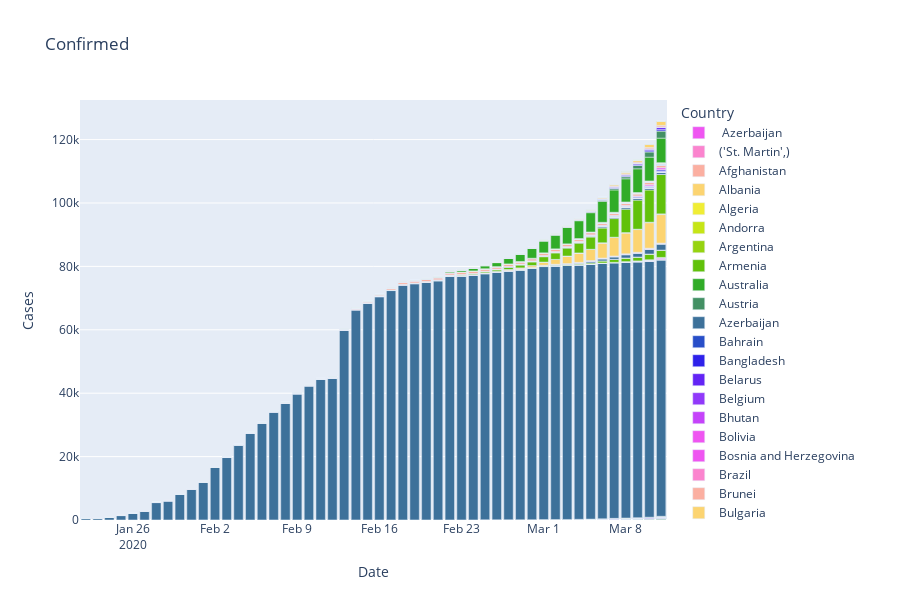
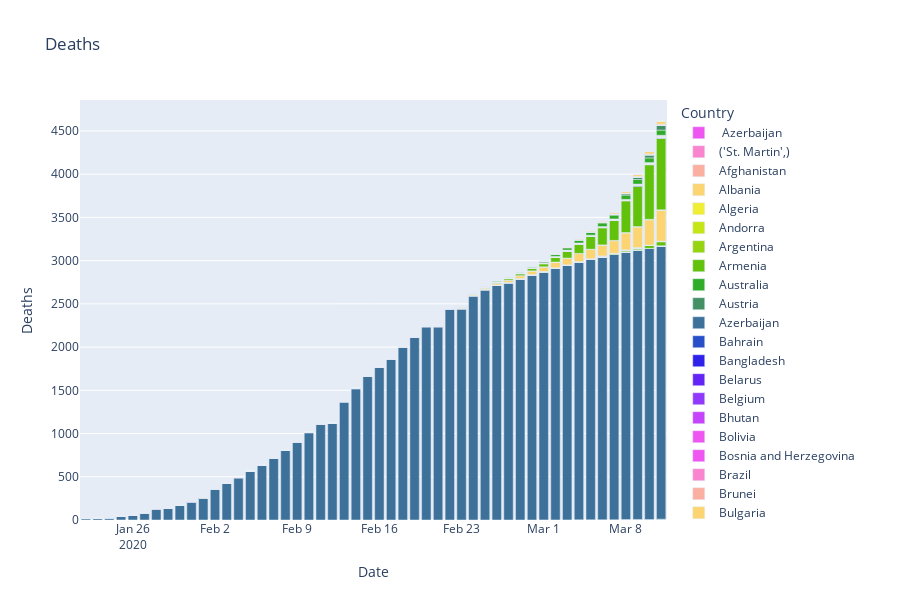

Write notebook code for charts like these, in order.
### Markdown cell above
## Number of cases each day

### Code cell
temp = covid_19.groupby(['Country', 'Date'])['Cases', 'Deaths', 'Recovered'].sum()
temp = temp.reset_index()
# temp.head()

fig = px.bar(temp, x="Date", y="Cases", color='Country', orientation='v', height=600,
             title='Confirmed', color_discrete_sequence = px.colors.cyclical.mygbm)
fig.show()

fig = px.bar(temp, x="Date", y="Deaths", color='Country', orientation='v', height=600,
             title='Deaths', color_discrete_sequence = px.colors.cyclical.mygbm)
fig.show()
